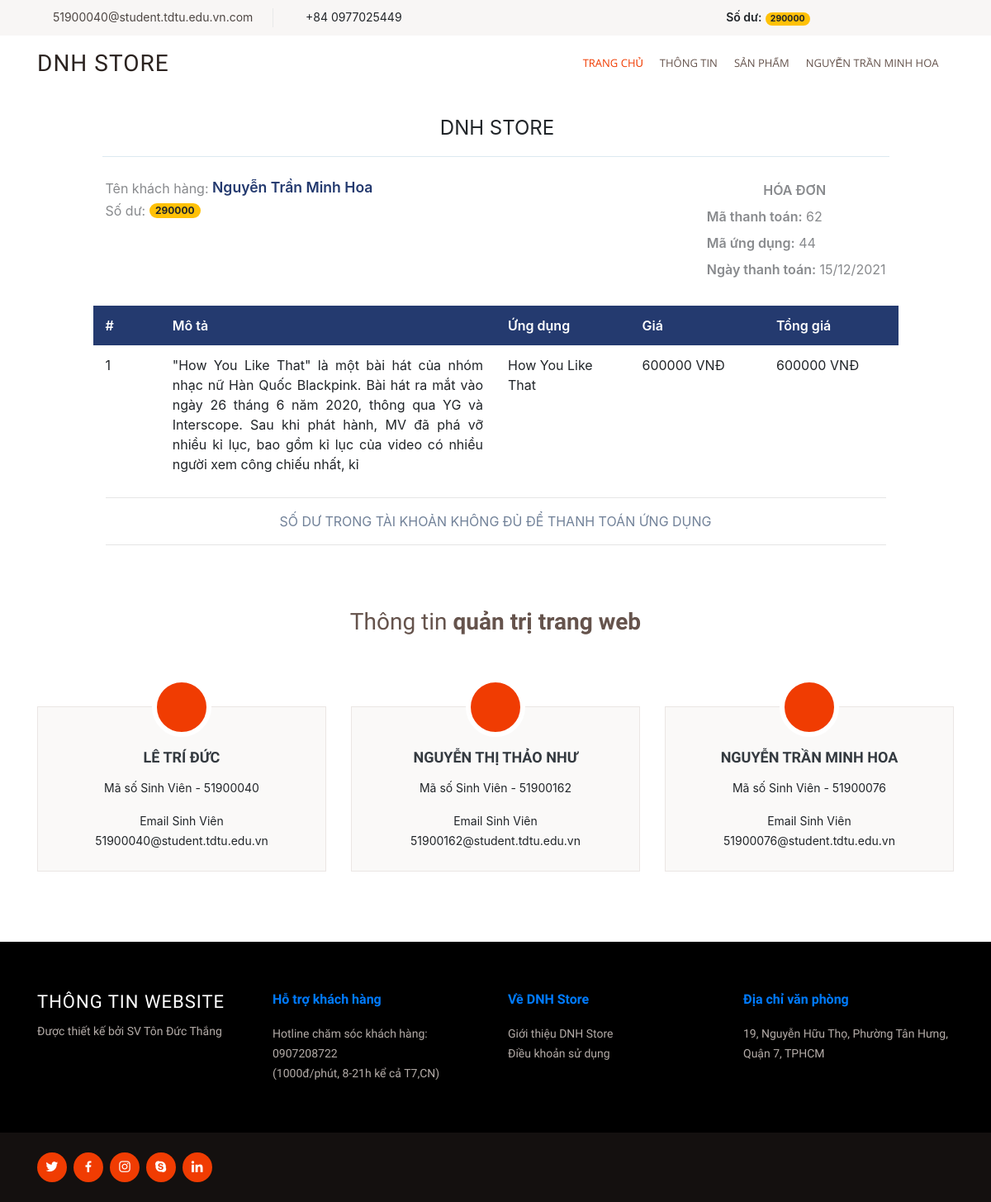
Screenshot of /scorecode/pay.php?idpay=44 (signed in) with the database file from the repository.
### tables this page shows
CREATE TABLE `mobilerecharge` (
  `id_mobilerecharge` int(255) NOT NULL,
  `id_cards` int(11) NOT NULL,
  `id_user` int(255) NOT NULL,
  `mobilerecharge` int(255) NOT NULL,
  `total` int(255) NOT NULL,
  `date` varchar(255) NOT NULL
);

CREATE TABLE `user` (
  `id_user` int(255) NOT NULL,
  `username` varchar(255) NOT NULL,
  `password` varchar(255) NOT NULL,
  `fullname` varchar(255) NOT NULL,
  `email` varchar(255) NOT NULL,
  `address` varchar(255) NOT NULL,
  `phone` varchar(255) NOT NULL,
  `img_avatar` varchar(255) NOT NULL,
  `level` int(1) NOT NULL,
  `status` int(1) NOT NULL
);

CREATE TABLE `apps` (
  `id_app` int(255) NOT NULL,
  `name_app` varchar(255) NOT NULL,
  `poster` varchar(255) NOT NULL,
  `category` varchar(255) NOT NULL,
  `describes` varchar(255) NOT NULL,
  `cost` varchar(255) NOT NULL,
  `prie` int(255) NOT NULL,
  `file` varchar(255) NOT NULL,
  `img_app` varchar(255) NOT NULL,
  `status` int(1) NOT NULL,
  `show` varchar(255) NOT NULL
);

### scorecode/pay.php (the view, shortened to what this page needs)
<?php
include('config.php');
$idpay = $_GET['idpay'];
$sqlpay = "SELECT * FROM apps WHERE apps.id_app = '$idpay'";
$resultpay = mysqli_query($mysqli, $sqlpay);
$rowpay = mysqli_fetch_assoc($resultpay);
?>
<!DOCTYPE html>
<html lang="en">
<head>
    <link href="assets/vendor/bootstrap/css/bootstrap.min.css" rel="stylesheet">
    <link href="assets/vendor/icofont/icofont.min.css" rel="stylesheet">
    <link href="assets/vendor/boxicons/css/boxicons.min.css" rel="stylesheet">
    <link href="assets/vendor/animate.css/animate.min.css" rel="stylesheet">
    <link href="assets/vendor/venobox/venobox.css" rel="stylesheet">
    <link href="assets/vendor/owl.carousel/assets/owl.carousel.min.css" rel="stylesheet">
    <link href="assets/vendor/aos/aos.css" rel="stylesheet">
    <link rel="stylesheet" href="https://maxcdn.bootstrapcdn.com/bootstrap/4.5.2/css/bootstrap.min.css">
    <link href="assets/css/style.css" rel="stylesheet">
    <link href="http://netdna.bootstrapcdn.com/bootstrap/4.4.1/css/bootstrap.min.css" rel="stylesheet">
</head>
<body>
    <?php if (isset($_SESSION['user'])) {
        include_once('./header_user.php');
    }
    ?>
    <div class="container px-0">
        <div class="row mt-4">
            <div class="col-12 col-lg-10 offset-lg-1">
                <div class="row">
                    <div class="col-12">
                        <div class="text-center text-150">
                            <span class="text-default-d3">DNH STORE</span>
                        </div>
                    </div>
                </div>
                <hr class="row brc-default-l1 mx-n1 mb-4" />
                <div class="row">
                    <div class="col-sm-6">
                        <div>
                            <span class="text-sm text-grey-m2 align-middle">Tên khách hàng:</span>
                            <span class="text-600 text-110 text-blue align-middle"> <?php echo $row7['fullname']; ?></span>
                        </div>
                        <div>
                            <span class="text-sm text-grey-m2 align-middle">Số dư:</span>
                            <span class="badge badge-warning badge-pill px-25">
                                <?php
                                $totalid_user = $row7['id_user'];
                                $total1 = "SELECT * FROM mobilerecharge WHERE id_user = '$totalid_user'";
                                $total2 = mysqli_query($mysqli, $total1);
                                $total3 = mysqli_fetch_assoc($total2);
                                echo $total3['total'];
                                ?>
                            </span>
                        </div>
                    </div>
                    <div class="text-95 col-sm-6 align-self-start d-sm-flex justify-content-end">
                        <div class="text-grey-m2">
                            <div class="mt-1 mb-2 text-secondary-m1 text-600 text-125" style="text-align: center;">
                                HÓA ĐƠN
                            </div>
                            <div class="my-2"><i class="fa fa-circle text-blue-m2 text-xs mr-1"></i>
                                <span class="text-600 text-90">Mã thanh toán:</span> <?php echo $row7['id_user']; ?>
                            </div>
                            <div class="my-2"><i class="fa fa-circle text-blue-m2 text-xs mr-1"></i>
                                <span class="text-600 text-90">Mã ứng dụng:</span> <?php echo $rowpay['id_app'] ?>
                            </div>
                            <div class="my-2"><i class="fa fa-circle text-blue-m2 text-xs mr-1"></i>
                                <span class="text-600 text-90">Ngày thanh toán:</span> <?php $today = date("d/m/Y");
                                                                                        echo $today; ?>
                            </div>
                        </div>
                    </div>
                </div>
                <div class="mt-4">
                    <div class="row text-600 text-white bgc-default-tp1 py-25">
                        <div class="d-none d-sm-block col-1">#</div>
                        <div class="col-9 col-sm-5">Mô tả</div>
                        <div class="d-none d-sm-block col-4 col-sm-2">Ứng dụng</div>
                        <div class="d-none d-sm-block col-sm-2">Giá</div>
                        <div class="col-2">Tổng giá</div>
                    </div>
                    <div class="text-95 text-secondary-d3">
                        <div class="row mb-2 mb-sm-0 py-25">
                            <div class="d-none d-sm-block col-1">1</div>
                            <div class="col-9 col-sm-5" style="text-align: justify;"><?php echo $rowpay['describes'] ?></div>
                            <div class="d-none d-sm-block col-2"><?php echo $rowpay['name_app'] ?></div>
                            <div class="d-none d-sm-block col-2 text-95"><?php echo $rowpay['prie'] ?> VNĐ</div>
                            <div class="col-2 text-secondary-d2"><?php echo $rowpay['prie'] ?> VNĐ</div>
                        </div>
                    </div>
                    <hr>
                    <div class="row mt-3">
                        <div class="col">
                            <form action="#" method="post">
                                <?php if ($total3['total'] > $rowpay['prie']) { ?>
                                    <?php
                                        $total = $total3['total'] - $rowpay['prie'];
                                        $idusers_pay = $row7['id_user'];
                                        $updatapays = "UPDATE `mobilerecharge` SET `total`='$total' WHERE id_user = '$idusers_pay'";
                                        mysqli_query($mysqli, $updatapays);
                                    ?>
                                    <div>
                                        <span class="text-secondary-d1 text-105">Cảm ơn bạn đã mua hàng</span>
                                        <a class="btn btn-info btn-bold px-4 float-right mt-3 mt-lg-0" href="download.php?file=<?php echo $rowpay["file"]; ?>" name="down" type="submit">
                                            Thanh toán
                                        </a>
                                    </div>
                                <?php } else { ?>
                                    <div  style="text-align: center;">
                                        <span class="text-secondary-d1 text-105">SỐ DƯ TRONG TÀI KHOẢN KHÔNG ĐỦ ĐỂ THANH TOÁN ỨNG DỤNG</span>
                                    </div>
                                <?php } ?>
                            </form>
                        </div>
                    </div>
                    <hr />
                </div>
            </div>
        </div>
    </div>
    <?php include_once('footer_user.php') ?>
</body>
</html>

### scorecode/header_user.php (shortened to what this page needs)
<?php
include('config.php');
$user = $_SESSION['user'];
$sql7 = "SELECT * FROM user where username = '$user'";
$result7 = mysqli_query($mysqli, $sql7);
$row7 = mysqli_fetch_assoc($result7);
?>
<section id="topbar" class="d-none d-lg-block">
    <div class="container d-flex">
        <div class="contact-info mr-auto">
            <i class="icofont-envelope"></i><a href="#">51900040@student.tdtu.edu.vn.com</a>
            <i class="icofont-phone"></i> +84 0977025449
        </div>
        <div class="social-links">
            <span class="text-600 text-90">Số dư:</span>
            <span class="badge badge-warning badge-pill px-25">
                <?php
                $totalid_user = $row7['id_user'];
                $total1 = "SELECT * FROM mobilerecharge WHERE id_user = '$totalid_user'";
                $total2 = mysqli_query($mysqli, $total1);
                $total3 = mysqli_fetch_assoc($total2);
                if ($total3 <= 0) echo 0;
                else echo $total3['total'];
                ?>
            </span>
            <a href="#" class="twitter"><i class="icofont-twitter"></i></a>
            <a href="#" class="facebook"><i class="icofont-facebook"></i></a>
            <a href="#" class="instagram"><i class="icofont-instagram"></i></a>
            <a href="#" class="skype"><i class="icofont-skype"></i></a>
            <a href="#" class="linkedin"><i class="icofont-linkedin"></i></i></a>
        </div>
    </div>
</section>
<header id="header">
    <div class="container d-flex">
        <div class="logo mr-auto">
            <h1 class="text-light"><a href="#">DNH STORE</a></h1>
        </div>
        <nav class="nav-menu d-none d-lg-block">
            <ul>
                <li class="active"><a href="./user.php">Trang chủ</a></li>
                <li><a href="./info.php">Thông tin</a></li>
                <li><a href="./portfolio.php">Sản phẩm</a></li>
                <?php if ($_SESSION['user']) { ?>
                    <li class="drop-down">
                        <a href="./user.php?select=user" class="d-block"><?php echo $row7['fullname']; ?>
                        </a>
                    </li>
                <?php } ?>
            </ul>
        </nav>
    </div>
</header>

### scorecode/assets/css/style.css (style rules this page uses)
body { font-family: "Open Sans", sans-serif; color: #4d4643; }
a { color: #f03c02; }
h1, h2, h3, h4, h5, h6 { font-family: "Muli", sans-serif; }
#topbar { background: #f8f6f5; padding: 10px 0; font-size: 14px; }
#topbar .contact-info a { line-height: 1; color: #4d4643; transition: 0.3s; }
#topbar .contact-info i { color: #f03c02; padding: 4px; }
#topbar .contact-info .icofont-phone { padding-left: 20px; margin-left: 20px; border-left: 1px solid #e9e9e9; }
#topbar .social-links a { color: #836a61; padding: 4px 0 4px 20px; display: inline-block; line-height: 1px; transition: 0.3s; }
#header { height: 70px; transition: all 0.5s; z-index: 997; transition: all 0.5s; padding: 10px 0; background: #fff; }
#header .logo h1 { font-size: 28px; margin: 0; padding: 10px 0; line-height: 1; font-weight: 400; letter-spacing: 1px; text-transform: uppercase; }
#header .logo h1 a, #header .logo h1 a:hover { color: #2b2320; text-decoration: none; }
.nav-menu, .nav-menu * { margin: 0; padding: 0; list-style: none; }
.nav-menu>ul>li { position: relative; white-space: nowrap; float: left; }
.nav-menu>ul>li+li { padding-left: 20px; }
.nav-menu a { display: block; position: relative; color: #65534c; padding: 14px 0 15px 0; transition: 0.3s; font-size: 13px; font-family: "Open Sans", sans-serif; text-transform: uppercase; }
.nav-menu a:hover, .nav-menu .active>a, .nav-menu li:hover>a { color: #f03c02; text-decoration: none; }
.nav-menu .drop-down>a:after { content: "\ea99"; font-family: IcoFont; padding-left: 5px; }
.mobile-nav { position: fixed; top: 55px; right: 15px; bottom: 15px; left: 15px; z-index: 9999; overflow-y: auto; background: #fff; transition: ease-in-out 0.2s; opacity: 0; visibility: hidden; border-radius: 10px; padding: 10px 0; }
.mobile-nav * { margin: 0; padding: 0; list-style: none; }
.mobile-nav a { display: block; position: relative; color: #2b2320; padding: 10px 20px; font-weight: 500; outline: none; text-transform: uppercase; font-size: 14px; }
.mobile-nav a:hover, .mobile-nav .active>a, .mobile-nav li:hover>a { color: #f03c02; text-decoration: none; }
.mobile-nav .drop-down>a:after { content: "\ea99"; font-family: IcoFont; padding-left: 10px; position: absolute; right: 15px; }
.mobile-nav .drop-down>a { padding-right: 35px; }
section { padding: 60px 0; overflow: hidden; }

### scorecode/pay.php (style rules this page uses)
.text-secondary-d1 { color: #728299 !important; }
.brc-default-l1 { border-color: #dce9f0 !important; }
.ml-n1, .mx-n1 { margin-left: -.25rem !important; }
.mr-n1, .mx-n1 { margin-right: -.25rem !important; }
.mb-4, .my-4 { margin-bottom: 1.5rem !important; }
hr { margin-top: 1rem; margin-bottom: 1rem; border: 0; border-top: 1px solid rgba(0, 0, 0, .1); }
.text-grey-m2 { color: #888a8d !important; }
.font-bolder, .text-600 { font-weight: 600 !important; }
.text-110 { font-size: 110% !important; }
.text-blue { color: #243a6f !important; }
.pb-25, .py-25 { padding-bottom: .75rem !important; }
.pt-25, .py-25 { padding-top: .75rem !important; }
.bgc-default-tp1 { background-color: #243a6f !important; }
.text-150 { font-size: 150% !important; }

### rows the page displays
mobilerecharge: total "290000"
user: fullname "NGUYỄN TRẦN MINH HOA", fullname "Nguyễn Trần Minh Hoa", id_user "62"
apps: id_app "44", describes "\"How You Like That\" là một bài hát của nhóm nhạc nữ Hàn Quốc Blackpink. Bài hát ra mắt vào ngày 26 tháng 6 năm 2020, thông qua YG và Interscope. Sau khi phát hành, MV đã phá vỡ nhiều kỉ lục, bao gồm kỉ lục của video có nhiều người xem công chiếu nhất, kỉ", name_app "How You Like That", prie "600000"
